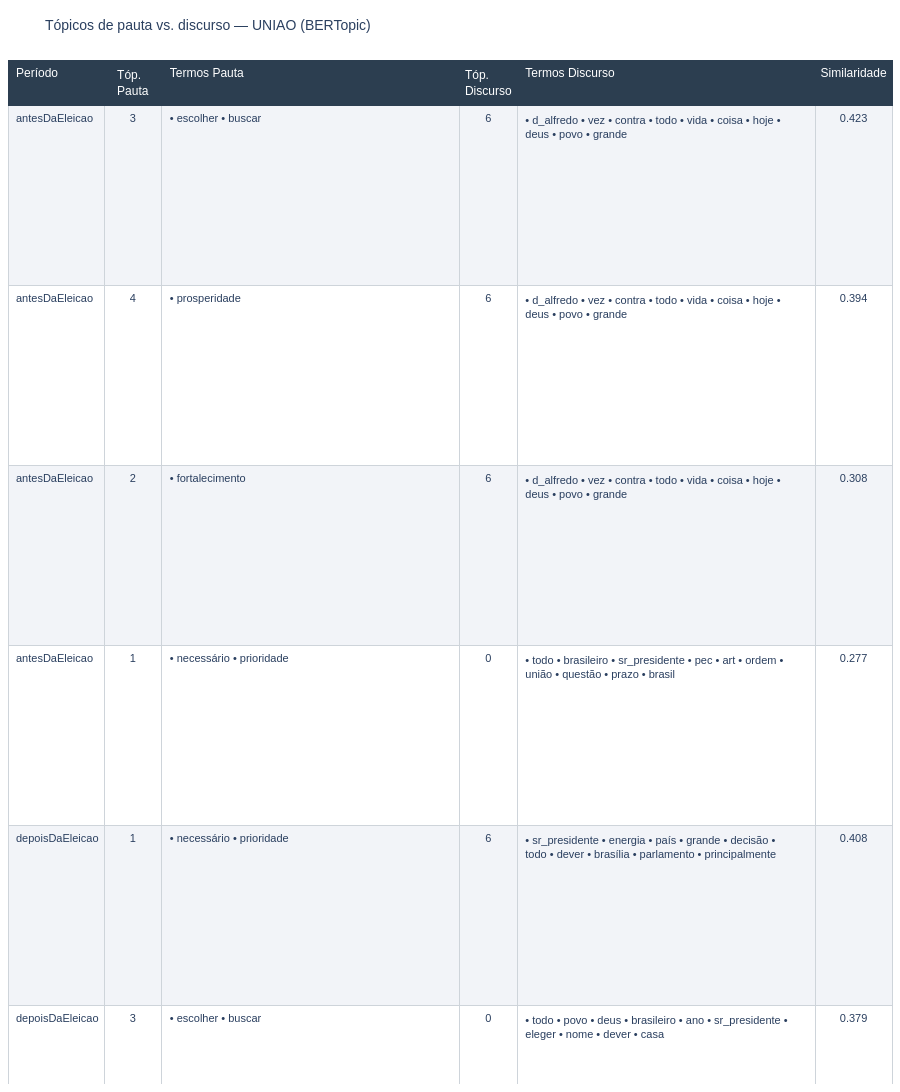

Write notebook code for a chart like this one.
### Code cell
# Topicos do UNIAO — antes e depois da eleicao
uniao = (
    similarity_df[similarity_df["party"] == "UNIAO"]
    .sort_values(["period", "cosine_similarity"], ascending=[True, False])
    [["period", "agenda_topic", "agenda_terms", "discourse_topic", "discourse_terms", "cosine_similarity"]]
)
if uniao.empty:
    raise ValueError("Sem dados para UNIAO.")

import re as _re

def _format_terms(terms_str: str) -> str:
    """Extract term labels from weighted string; return bullet list."""
    matches = _re.findall(r'\d+\.\d+\*"([^"]*)"', str(terms_str))
    terms = [t.strip() for t in matches if t.strip()]
    if terms:
        return "\n".join(f"\u2022 {t.strip()}" for t in terms[:10])
    return str(terms_str)

_disp = uniao.copy()
_disp["cosine_similarity"] = _disp["cosine_similarity"].round(3)
_disp["agenda_terms"] = _disp["agenda_terms"].apply(_format_terms)
_disp["discourse_terms"] = _disp["discourse_terms"].apply(_format_terms)
_disp.columns = ['Período', 'Tóp. Pauta', 'Termos Pauta', 'Tóp. Discurso', 'Termos Discurso', 'Similaridade']

_n = len(_disp)
_n_cols = len(_disp.columns)
_row_colors = ["#f2f4f8" if i % 2 == 0 else "white" for i in range(_n)]

fig_uniao = go.Figure(
    data=[
        go.Table(
            columnwidth=[100, 60, 310, 60, 310, 80],
            header=dict(
                values=list(_disp.columns),
                fill_color="#2c3e50",
                font=dict(color="white", size=12, family="Arial"),
                align=["left", "center", "left", "center", "left", "center"],
                height=38,
                line=dict(color="#2c3e50", width=1),
            ),
            cells=dict(
                values=[_disp[col] for col in _disp.columns],
                fill_color=[_row_colors] * _n_cols,
                align=["left", "center", "left", "center", "left", "center"],
                font=dict(size=11, family="Arial"),
                height=180,
                line=dict(color="#ced4da", width=1),
            ),
        )
    ]
)
fig_uniao.update_layout(
    title=dict(text="Tópicos de pauta vs. discurso — UNIAO (BERTopic)", font=dict(size=14, family="Arial")),
    height=max(560, 38 + _n * 180 + 60),
    margin=dict(l=8, r=8, t=60, b=8),
)
fig_uniao.show()

### Figure 1 — Plotly figure (JSON) as saved in the notebook; plotly's stock layout.template omitted (floating-point values rounded to 4 significant figures)
{"data": [{"cells": {"align": ["left", "center", "left", "center", "left", "center"], "fill": {"color": [["#f2f4f8", "white", "#f2f4f8", "white", "#f2f4f8", "white", "#f2f4f8", "white"], ["#f2f4f8", "white", "#f2f4f8", "white", "#f2f4f8", "white", "#f2f4f8", "white"], ["#f2f4f8", "white", "#f2f4f8", "white", "#f2f4f8", "white", "#f2f4f8", "white"], ["#f2f4f8", "white", "#f2f4f8", "white", "#f2f4f8", "white", "#f2f4f8", "white"], ["#f2f4f8", "white", "#f2f4f8", "white", "#f2f4f8", "white", "#f2f4f8", "white"], ["#f2f4f8", "white", "#f2f4f8", "white", "#f2f4f8", "white", "#f2f4f8", "white"]]}, "font": {"family": "Arial", "size": 11}, "height": 180, "line": {"color": "#ced4da", "width": 1}, "values": [["antesDaEleicao", "antesDaEleicao", "antesDaEleicao", "antesDaEleicao", "depoisDaEleicao", "depoisDaEleicao", "depoisDaEleicao", "depoisDaEleicao"], [3, 4, 2, 1, 1, 3, 4, 2], ["• escolher\n• buscar", "• prosperidade", "• fortalecimento", "• necessário\n• prioridade", "• necessário\n• prioridade", "• escolher\n• buscar", "• prosperidade", "• fortalecimento"], [6, 6, 6, 0, 6, 0, 2, 2], ["• d_alfredo\n• vez\n• contra\n• todo\n• vida\n• coisa\n• hoje\n• deus\n• povo\n• grande", "• d_alfredo\n• vez\n• contra\n• todo\n• vida\n• coisa\n• hoje\n• deus\n• povo\n• grande", "• d_alfredo\n• vez\n• contra\n• todo\n• vida\n• coisa\n• hoje\n• deus\n• povo\n• grande", "• todo\n• brasileiro\n• sr_presidente\n• pec\n• art\n• ordem\n• união\n• questão\n• prazo\n• brasil", "• sr_presidente\n• energia\n• país\n• grande\n• decisão\n• todo\n• dever\n• brasília\n• parlamento\n• principalmente", "• todo\n• povo\n• deus\n• brasileiro\n• ano\n• sr_presidente\n• eleger\n• nome\n• dever\n• casa", "• energia\n• brasil\n• todo\n• hoje\n• brasileiro\n• oportunidade\n• nordeste\n• geração\n• país\n• sr_presidente", "• energia\n• brasil\n• todo\n• hoje\n• brasileiro\n• oportunidade\n• nordeste\n• geração\n• país\n• sr_presidente"], [0.423, 0.394, 0.308, 0.277, 0.408, 0.379, 0.336, 0.293]]}, "columnwidth": [100, 60, 310, 60, 310, 80], "header": {"align": ["left", "center", "left", "center", "left", "center"], "fill": {"color": "#2c3e50"}, "font": {"color": "white", "family": "Arial", "size": 12}, "height": 38, "line": {"color": "#2c3e50", "width": 1}, "values": ["Período", "Tóp. Pauta", "Termos Pauta", "Tóp. Discurso", "Termos Discurso", "Similaridade"]}, "type": "table"}], "layout": {"height": 1538, "margin": {"b": 8, "l": 8, "r": 8, "t": 60}, "title": {"font": {"family": "Arial", "size": 14}, "text": "Tópicos de pauta vs. discurso — UNIAO (BERTopic)"}}}
